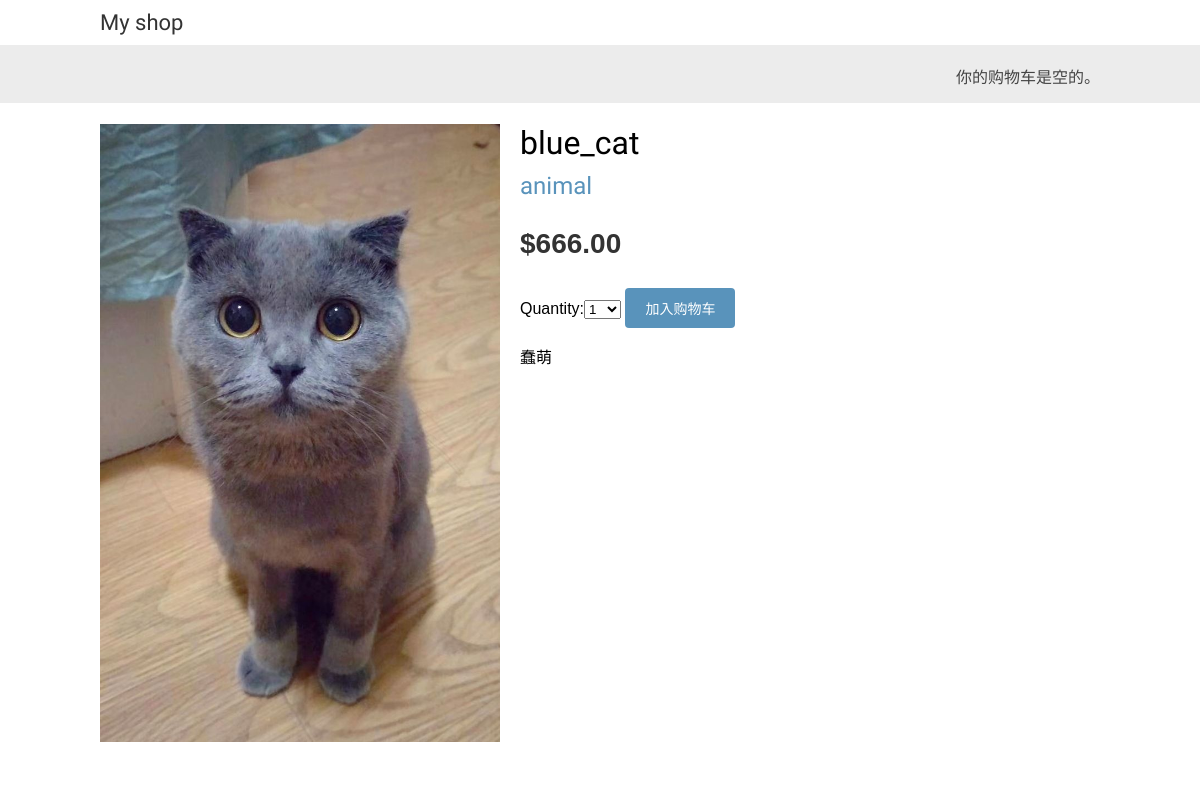
Screenshot of /1/blue_cat/ with the database file from the repository.
### shop/models.py (models this page shows, shortened)
class Product(models.Model):
    category = models.ForeignKey(Category, related_name='products',
                                 on_delete=models.CASCADE)
    name = models.CharField(max_length=200, db_index=True)
    slug = models.SlugField(max_length=200, db_index=True)
    image = models.ImageField(upload_to='products/%Y/%m/%d', blank=True)
    description = models.TextField(blank=True)
    price = models.DecimalField(max_digits=10, decimal_places=2)
    stock = models.PositiveIntegerField()
    available = models.BooleanField(default=True)
    created = models.DateTimeField(auto_now_add=True)
    updated = models.DateTimeField(auto_now=True)
    class Meta:
        ordering = ('name',)
        index_together = (('id','slug'),)

class Category(models.Model):
    name = models.CharField(max_length=200,db_index=True)
    slug = models.SlugField(max_length=200,db_index=True, unique=True)
    class Meta:
        ordering = ('name',)
        verbose_name = 'category'
        verbose_name_plural = 'categories'
    def __str__(self):
        return self.name
    def get_absolute_url(self):
        return reverse('shop:product_list_by_category',
                       args=[self.slug])

### shop/views.py (the view)
# urls.py: url(r'^(?P<id>\d+)/(?P<slug>[-\w]+)/$', views.product_detail,
def product_detail(request, id, slug):
    product = get_object_or_404(Product,
                                id=id,
                                slug=slug,
                                available=True)
    cart_product_form = CartAddProductForm()
    return render(request,
                  'shop/product/detail.html',
                  {'product':product,
                   'cart_product_form':cart_product_form})

### cart/forms.py
class CartAddProductForm(forms.Form):
    quantity = forms.TypedChoiceField(
                choices=PRODUCT_QUANTITY_CHOICES,
                coerce=int)
    update = forms.BooleanField(required=False,
                initial=False,
                widget=forms.HiddenInput)

### cart/cart.py (called while the page is built)
    def __len__(self):
        return sum(item['quantity'] for item in self.cart.values())

### cart/context_processors.py (called while the page is built)
def cart(request):
    return {'cart':Cart(request)}

### shop/templates/shop/product/detail.html (shortened to what this page needs)
{% extends "shop/base.html" %}
{% load static %}
{% block content %}
    <div class="product-detail">
        <img src="{% if product.image %}{{ product.image.url }}{% else %}{% static "img/no_image.png" %}{% endif %}">
        <h1>{{ product.name }}</h1>
        <h2><a href="{{ product.category.get_absolute_url }}">{{ product.category }}</a></h2>
        <p class="price">${{ product.price }}</p>
        <form action="{% url "cart:cart_add" product.id %}" method="post">
            {{ cart_product_form }}
            <input type="submit" value="加入购物车">
        </form>
        {{ product.description|linebreaks }}
    </div>
{% endblock %}

### shop/static/css/base.css (style rules this page uses)
body { margin:0; padding:0; font-family:helvetica, sans-serif; }
h1, h2, h3, h4, h5 , h6 { font-family: 'Ubuntu', sans-serif; font-weight:normal; }
a { text-decoration:none; color:#5993bb; }
a.button, input[type="submit"] { color:#fff; background:#5993bb; border-radius:4px; padding:10px 20px; font-size:14px; border:0; }
.product-detail { text-align:justify; }
.product-detail .price { color:#333; font-size:28px; font-weight:bold; }
.product-detail img { width:40%; float:left; padding:0 20px 20px 0; }
.product-detail h1 { margin-bottom:0; }
.product-detail h2 { margin-top:10px; }

### rows the page displays
Product: image (picture), name "blue_cat", category "animal", price "666.00", description "蠢萌"
